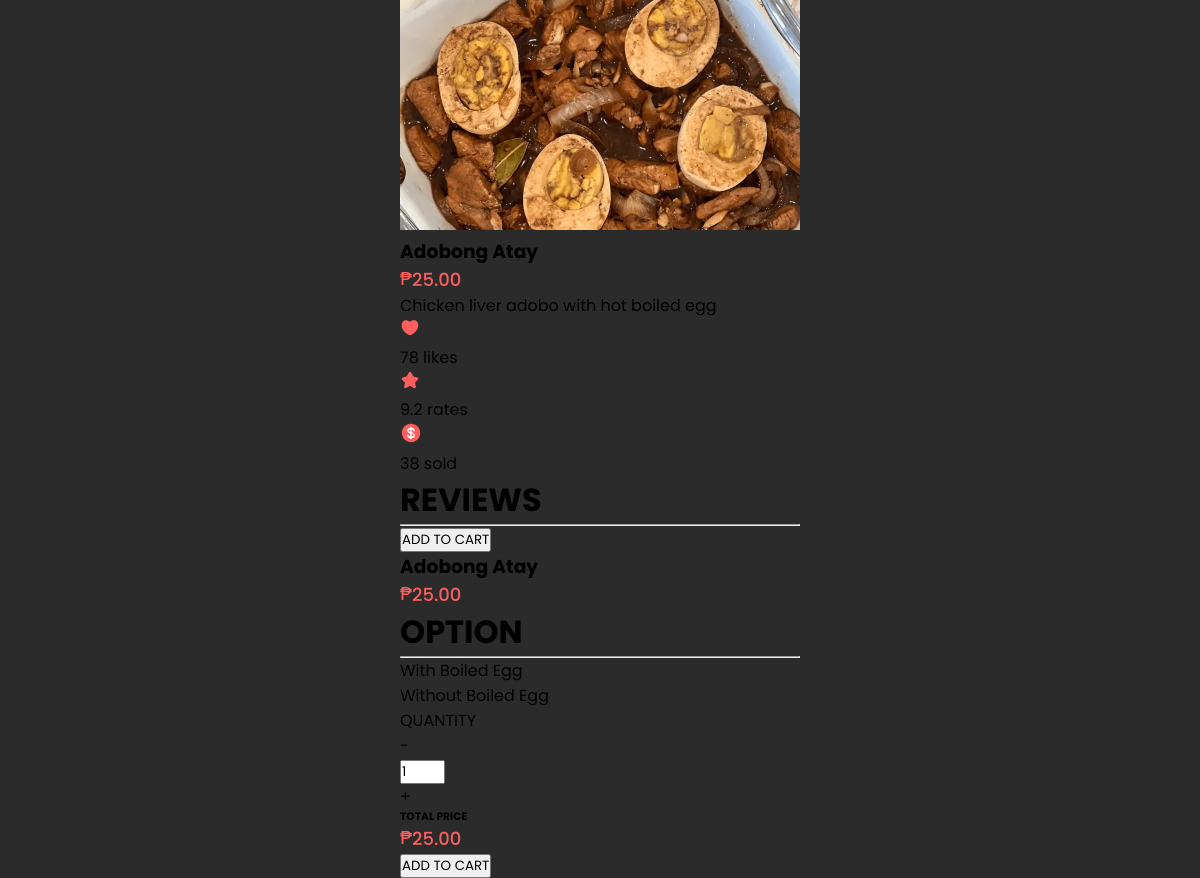
The app's page /customer/food_detailss.php?id=2 with its own data.
### tables this page shows
CREATE TABLE `food_product` (
  `food_id` int(11) NOT NULL,
  `name` varchar(100) NOT NULL,
  `price` decimal(10,2) NOT NULL,
  `description` mediumtext NOT NULL,
  `img` varchar(100) NOT NULL,
  `rates` float NOT NULL,
  `likes` int(11) NOT NULL,
  `sold` int(11) NOT NULL,
  `created_at` timestamp NOT NULL DEFAULT current_timestamp(),
  `updated_at` timestamp NOT NULL DEFAULT current_timestamp() ON UPDATE current_timestamp()
);

CREATE TABLE `add_on` (
  `add_on_id` int(11) NOT NULL,
  `food_id` int(11) NOT NULL,
  `add_on_name` varchar(100) NOT NULL
);

### classes/food.class.php (called while the page is built, shortened)
<?php
    include_once 'database.php';
    class Food{
        protected $db;
        function __construct(){
            $this->db = new Database;
        }
        function fetch($id){
            $sql = 'SELECT * FROM food_product WHERE food_id=:food_id;';
            $query = $this->db->connect()->prepare($sql);
            $query->bindParam(':food_id', $id);
            if($query->execute()){
                $data = $query->fetch();
            }
            return $data;
        }
    }
?>

### classes/database.php (called while the page is built)
<?php
    class Database{
        private $host = 'localhost';
        private $username = 'root';
        private $password = '';
        private $database = 'meraki';
        protected $connection;
        function connect(){
            try{
                $this->connection = new PDO("mysql:host=$this->host;dbname=$this->database",
                                            $this->username, $this->password);
            }
            catch(PDOException $e){
                echo 'Connection Error ' . $e->getMessage();
            }
            return $this->connection;
        }
    }
?>

### classes/add_on.class.php (called while the page is built)
<?php
    include_once 'database.php';
    class Add_on{
        protected $db;
        function __construct(){
            $this->db = new Database;
        }
        function count($food_id){
            $sql = "SELECT COUNT(*) FROM add_on WHERE food_id = :food_id";
            $query = $this->db->connect()->prepare($sql);
            $query->bindParam(':food_id', $food_id);
            if($query->execute()){
                $data = $query->fetch();
            }
            return $data;
        }
        function renderOption($food_id){
            $sql = "SELECT add_on_name as name FROM add_on WHERE food_id = :food_id";
            $query = $this->db->connect()->prepare($sql);
            $query->bindParam(':food_id', $food_id);
            if($query->execute()){
                $data = $query->fetchAll();
            }
            return $data;
        }
    }
?>

### customer/food_detailss.php (the view, shortened to what this page needs)
<?php
    include_once '../classes/food.class.php';
    include_once '../classes/add_on.class.php';
    $food = new Food;
    $add_ons = new Add_on;
    if($food->fetch($_GET['id'])){
        $data = $food->fetch($_GET['id']);
    }
    include_once '../includes/header.php';
?>
<div class="content">
    <div class="img-container">
        <img src="../icons/items/<?= $data['img']; ?>.png">
    </div>
    <div class="desc-container">
        <h3>
            <?= $data['name']; ?>
        </h3>
        <div class="price-cont">
            <span>₱</span>
            <h4 class="price"><?= $data['price']; ?></h4>
        </div>
        <div class="food-description">
            <p>
                <?= $data['description']; ?>
            </p>
        </div>
        <div class="item-rates">
            <div>
                <img src="../icons/items/heart.svg">
                <p>
                    <?= $data['likes']; ?> likes
                </p>
            </div>
            <div>
                <img src="../icons/items/star.svg">
                <p>
                    <?= $data['rates']; ?> rates
                </p>
            </div>
            <div>
                <img src="../icons/items/dollar.svg">
                <p>
                    <?= $data['sold']; ?> sold
                </p>
            </div>
        </div>
        <div class="title-with-line-cont">
            <h1>REVIEWS</h1>
            <hr>
        </div>
        <div class="submit-btn-container">
            <button class="submit-btn" id="add-to-cart">ADD TO CART</button>
        </div>
    </div>
    <form method="post" class="desc-container open">
        <h3>
            <?= $data['name']; ?>
        </h3>
        <div class="price-cont">
            <span>₱</span>
            <h4 class="price" id="food-price"><?= $data['price']; ?></h4>
        </div>
        <div class="food-input-info">
<?php
    if($add_ons->count($_GET['id'])[0] > 0){
?>
            <div class="title-with-line-cont">
                <h1>OPTION</h1>
                <hr>
            </div>
            <div class="adds-on-container">
<?php
        foreach($add_ons->renderOption($_GET['id']) as $add_on){
            echo '<div class="btn2">' . $add_on['name'] . '</div>';
        }
?>
            </div>
<?php
    }
?>
            <div class="quantity-cont">
                <label for="quantity">QUANTITY</label>
                <div class="input-cont">
                    <div class="btn2" id="decrease">-</div>
                    <input type="number" id="quantity" name="quantity" value="1" min="1" max="5">
                    <div class="btn2" id="increase">+</div>
                </div>
            </div>
        </div>
        <div class="sub-total-cont">
            <h6>TOTAL PRICE</h6>
            <div class="price-cont">
                <span>₱</span>
                <h4 class="price" id="sub-total" name="sub-total"><?= $data['price']; ?></h4>
            </div>
        </div>
        <div class="submit-btn-container">
            <input type="submit" name="submit" class="submit-btn" value="ADD TO CART">
        </div>
    </form>
</div>
<?php
    include_once '../includes/footer.php';
?>

### css/sass/style.css (style rules this page uses)
* { margin: 0; padding: 0; text-decoration: none; list-style: none; box-sizing: border-box; font-family: "Poppins"; outline: none; }
body { background: #2b2b2b; display: flex; justify-content: center; }
.price-cont { display: flex; align-items: center; color: #FF5E5E; }
.price-cont span { font-size: 20px; font-family: monospace; }
.price-cont h4 { font-size: 18px; font-weight: 500; }

### records on screen
food_product: img (picture), name "Adobong Atay", price "25.00", description "Chicken liver adobo with hot boiled egg", likes "78", rates "9.2", sold "38"
add_on: add_on_name "With Boiled Egg"
add_on: add_on_name "Without Boiled Egg"
